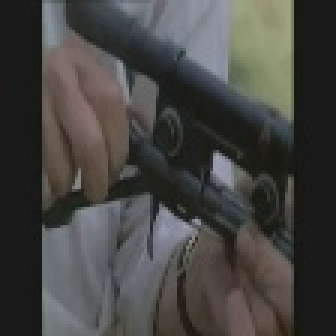
#> input picture data/extract_result/8207_keyframe_0.jpg, 112 x 112 px (shown 3 times larger); its folder holds 3 pictures in this run
$ python fvtttt.py   (older library calls are emulated)
#> lines starting #> are read from the running program, lines starting #| are printed output that depends on the picture
# Author: Jacob Gildenblat, 2014
# License: you may use this for whatever you like
import sys, glob, argparse
import numpy as np
import math, cv2
from scipy.stats import multivariate_normal
import time
from sklearn import svm


def dictionary(descriptors, N):
    em = cv2.EM(N)
    em.train(descriptors)

    return np.float32(em.getMat("means")), \
           np.float32(em.getMatVector("covs")), np.float32(em.getMat("weights"))[0]


def image_descriptors(file):
#> called with file = 'data/extract_result/8207_keyframe_0.jpg'
    img = cv2.imread(file, 0)
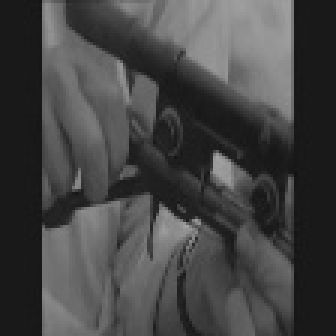
#> img: shape (112, 112) (shown 3 times larger); min 18, max 163, mean 68.6
    img = cv2.resize(img, (256, 256))
#> img: shape (256, 256)
    _, descriptors = cv2.SIFT().detectAndCompute(img, None)
    return descriptors


def folder_descriptors(folder):
    files = glob.glob(folder + "/*.jpg")
    print("Calculating descriptos. Number of images is", len(files))
    return np.concatenate([image_descriptors(file) for file in files])
#> call 2 of image_descriptors, with file = 'data/extract_result/8207_keyframe_1.jpg'
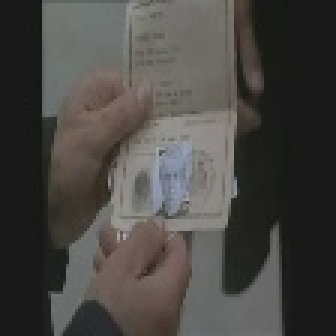
#> input picture data/extract_result/8207_keyframe_1.jpg, 112 x 112 px (shown 3 times larger)
#> call 3 of image_descriptors, with file = 'data/extract_result/8207_keyframe_10.jpg'
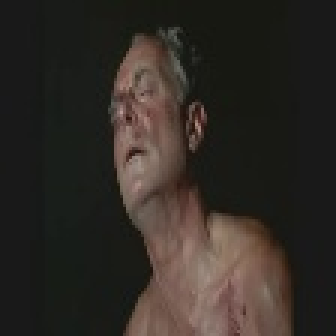
#> input picture data/extract_result/8207_keyframe_10.jpg, 112 x 112 px (shown 3 times larger)
#> in image_descriptors (call 3), `img = cv2.imread(file, 0)`:
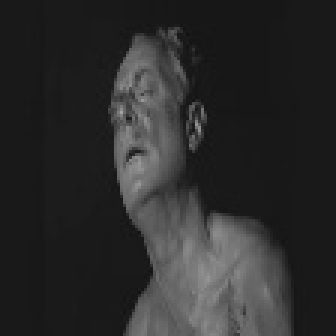
#> img: shape (112, 112) (shown 3 times larger); min 16, max 163, mean 43.7
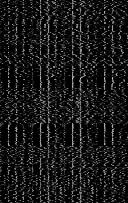
#> returned value: shape (203, 128) float32; min 0, max 214, mean 24.9


def likelihood_moment(x, ytk, moment):
    x_moment = np.power(np.float32(x), moment) if moment > 0 else np.float32([1])
    return x_moment * ytk


# [18 lines left out: function likelihood_statistics, not called in this run]


def fisher_vector_weights(s0, s1, s2, means, covs, w, T):
    return np.float32([((s0[k] - T * w[k]) / np.sqrt(w[k])) for k in range(0, len(w))])


def fisher_vector_means(s0, s1, s2, means, sigma, w, T):
    return np.float32([(s1[k] - means[k] * s0[k]) / (np.sqrt(w[k] * sigma[k])) for k in range(0, len(w))])


# [4 lines left out: function fisher_vector_sigma, not called in this run]


def normalize(fisher_vector):
    v = np.sqrt(abs(fisher_vector)) * np.sign(fisher_vector)
    return v / np.sqrt(np.dot(v, v))


# [10 lines left out: function fisher_vector, not called in this run]


def generate_gmm(input_folder, N):
    words = np.concatenate([folder_descriptors(folder) for folder in glob.glob(input_folder + '/*')])
    print("Training GMM of size", N)
    means, covs, weights = dictionary(words, N)
    # Throw away gaussians with weights that are too small:
    th = 1.0 / N
    means = np.float32([m for k, m in zip(range(0, len(weights)), means) if weights[k] > th])
    covs = np.float32([m for k, m in zip(range(0, len(weights)), covs) if weights[k] > th])
    weights = np.float32([m for k, m in zip(range(0, len(weights)), weights) if weights[k] > th])

    np.save("means.gmm", means)
    np.save("covs.gmm", covs)
    np.save("weights.gmm", weights)
    return means, covs, weights


def get_fisher_vectors_from_folder(folder, gmm):
    files = glob.glob(folder + "/*.jpg")
    return np.float32([fisher_vector(image_descriptors(file), *gmm) for file in files])


# [21 lines left out: functions fisher_features, train, success_rate, not called in this run]


def load_gmm(folder=""):
    files = ["means.gmm.npy", "covs.gmm.npy", "weights.gmm.npy"]
    return map(lambda file: load(file), map(lambda s: folder + "/", files))


def get_args():
    parser = argparse.ArgumentParser()
    parser.add_argument('-d', "--dir", help="Directory with images", default='.')
    parser.add_argument("-g", "--loadgmm", help="Load Gmm dictionary", action='store_true', default=False)
    parser.add_argument('-n', "--number", help="Number of words in dictionary", default=5, type=int)
    args = parser.parse_args()
    return args


if __name__ == '__main__':
    args = get_args()
    working_folder = "./data"

#> (the run stopped early here; a loop or call above may not have finished)
